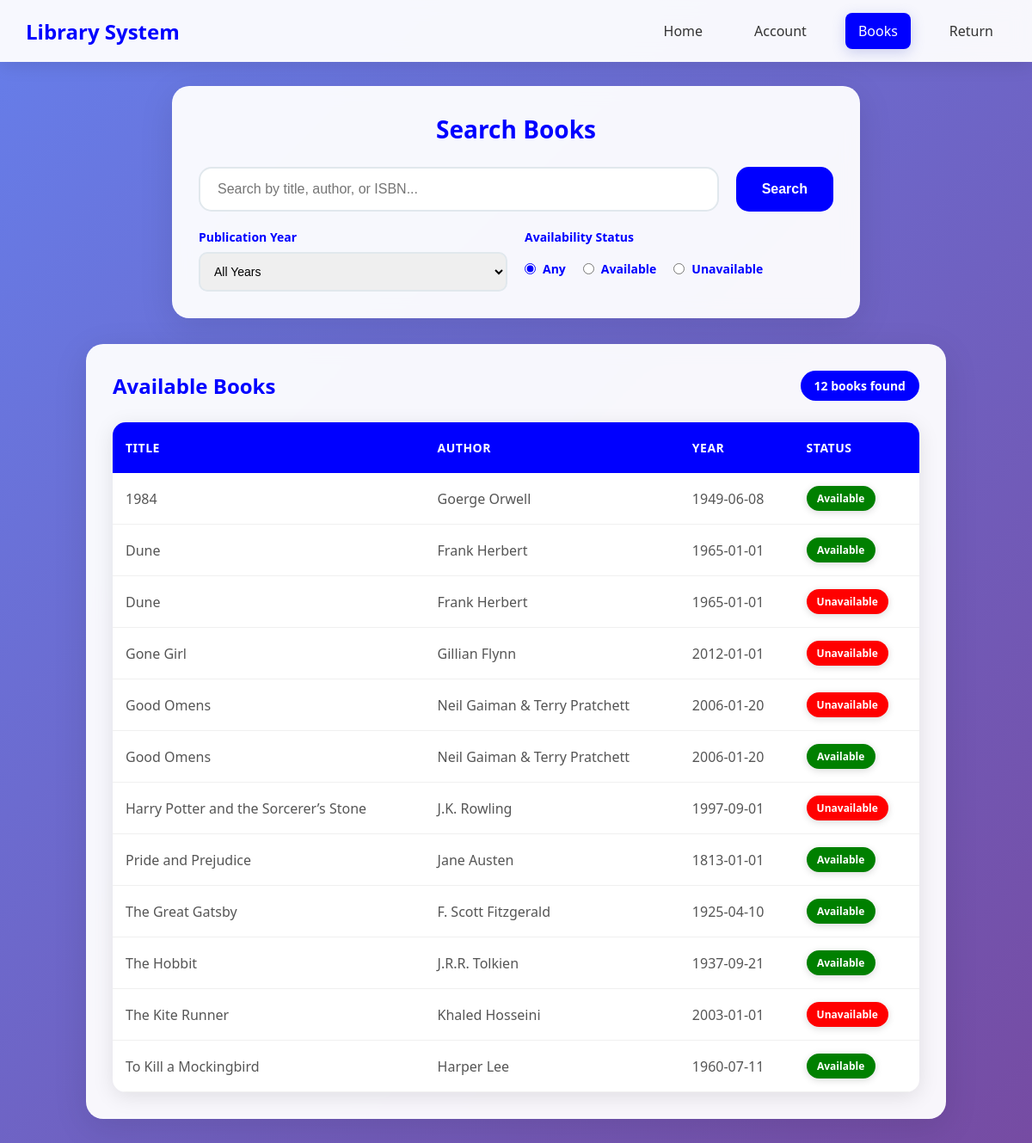
/student/bookList.php (signed in), run on the app's committed database.
### tables this page shows
CREATE TABLE `books` (
  `title` varchar(50) DEFAULT NULL,
  `author` varchar(59) DEFAULT NULL,
  `ISBN` varchar(50) NOT NULL,
  `publication_year` date DEFAULT NULL,
  `no_copies` int DEFAULT NULL,
  `shelf_loc` varchar(20) DEFAULT NULL,
  `book_cover` varchar(250) DEFAULT NULL,
  `genre` varchar(50) DEFAULT NULL,
  PRIMARY KEY (`ISBN`),
  UNIQUE KEY `ISBN` (`ISBN`)
);

### student/bookList.php (the view, shortened to what this page needs)
<?php
    include "../config/connection.php";
    $search_query = "";
    $availability_filter = "";
    $sql = "SELECT DISTINCT b.title, b.author, b.ISBN, b.publication_year,
                   COALESCE(bb.status, 'Available') as status
            FROM books b
            LEFT JOIN barrowed_books bb ON b.ISBN = bb.ISBN
            WHERE 1=1";
    $sql .= " ORDER BY b.title";
    $stmt = $conn->prepare($sql);
    $stmt->execute();
    $result = $stmt->get_result();
?>
<!DOCTYPE html>
<html lang="en">
<head>
</head>
<body>
    <header class="header">
        <div class="headerCont">
            <a href="#" class="logo"> Library System</a>
            <nav class="nav-links">
                <a href="index.php"> Home</a>
                <a href="accInfo.php"> Account</a>
                <a href="bookList.php" class="active"> Books</a>
                <a href="returnbooks.php"> Return</a>
            </nav>
        </div>
    </header>
    <main class="main-content">
        <div class="search-card">
            <h1> Search Books</h1>
            <form method="POST" class="search-form">
                <input type="text" name="search" class="search-input"
                       placeholder="Search by title, author, or ISBN..."
                       value="<?php echo htmlspecialchars($search_query); ?>">
                <button type="submit" class="search-btn"> Search</button>
            </form>
            <div class="filters-row">
                <div class="filter-group">
                    <label for="year"> Publication Year</label>
                    <select name="year" id="year">
                        <option value="">All Years</option>
                    </select>
                </div>
                <div class="filter-group">
                    <label> Availability Status</label>
                    <div class="radio-group">
                        <div class="radio-item">
                            <input type="radio" name="availability" value="" id="any"
                                   <?php echo ($availability_filter == '') ? 'checked' : ''; ?>>
                            <label for="any">Any</label>
                        </div>
                        <div class="radio-item">
                            <input type="radio" name="availability" value="Available" id="available"
                                   <?php echo ($availability_filter == 'Available') ? 'checked' : ''; ?>>
                            <label for="available">Available</label>
                        </div>
                        <div class="radio-item">
                            <input type="radio" name="availability" value="Unavailable" id="unavailable"
                                   <?php echo ($availability_filter == 'Unavailable') ? 'checked' : ''; ?>>
                            <label for="unavailable">Unavailable</label>
                        </div>
                    </div>
                </div>
            </div>
        </div>
        <div class="results-card">
            <div class="results-header">
                <h2> Available Books</h2>
                <div class="results-count">
                    <?php echo $result->num_rows; ?> books found
                </div>
            </div>
            <div class="table-wrapper">
                <table class="books-table">
                    <thead>
                        <tr>
                            <th> Title</th>
                            <th> Author</th>
                            <th> Year</th>
                            <th> Status</th>
                        </tr>
                    </thead>
                    <tbody>
                        <?php if ($result->num_rows > 0): ?>
                            <?php while ($book = $result->fetch_assoc()): ?>
                                <?php
                                    $status_class = 'status-available';
                                    $status = $book['status'];
                                    switch($status) {
                                        case 'Available':
                                        case 'Returned':
                                            $status_class = 'status-available';
                                            $display_status = 'Available';
                                            break;
                                        case 'Barrowed':
                                        case 'Overdue':
                                        case 'Lost':
                                            $status_class = 'status-unavailable';
                                            $display_status = 'Unavailable';
                                            break;
                                    }
                                ?>
                                <tr>
                                    <td><?php echo htmlspecialchars($book['title']); ?></td>
                                    <td><?php echo htmlspecialchars($book['author']); ?></td>
                                    <td><?php echo htmlspecialchars($book['publication_year']); ?></td>
                                    <td>
                                        <span class="status-badge <?php echo $status_class; ?>">
                                            <?php echo $display_status; ?>
                                        </span>
                                    </td>
                                </tr>
                            <?php endwhile; ?>
                        <?php endif; ?>
                    </tbody>
                </table>
            </div>
        </div>
    </main>
</body>
</html>

### student/bookList.php (style rules this page uses)
* { margin: 0; padding: 0; box-sizing: border-box; }
body { font-family: 'Segoe UI', Tahoma, Geneva, Verdana, sans-serif; background: linear-gradient(135deg, #667eea 0%, #764ba2 100%); min-height: 100vh; color: #333; }
.header { background: rgba(255, 255, 255, 0.95); backdrop-filter: blur(10px); box-shadow: 0 4px 20px rgba(0, 0, 0, 0.1); position: fixed; top: 0; left: 0; right: 0; z-index: 1000; }
.headerCont { display: flex; justify-content: space-between; align-items: center; padding: 15px 30px; max-width: 1200px; margin: 0 auto; }
.logo { font-size: 24px; font-weight: bold; color:blue; text-decoration: none; }
.nav-links { display: flex; gap: 30px; align-items: center; }
.nav-links a { text-decoration: none; color: #333; font-weight: 500; padding: 10px 15px; border-radius: 8px; transition: all 0.3s ease; }
.nav-links a.active { background: blue; color: white; box-shadow: 0 4px 15px rgba(94, 105, 206, 0.3); }
.main-content { padding-top: 100px; padding-bottom: 50px; display: flex; flex-direction: column; align-items: center; gap: 30px; padding-left: 20px; padding-right: 20px; }
.search-card { background: rgba(255, 255, 255, 0.95); backdrop-filter: blur(10px); border-radius: 20px; padding: 30px; box-shadow: 0 10px 40px rgba(0, 0, 0, 0.1); border: 1px solid rgba(255, 255, 255, 0.2); width: 100%; max-width: 800px; }
.search-card h1 { color:blue; margin-bottom: 25px; font-size: 28px; text-align: center; position: relative; }
.search-form { display: grid; grid-template-columns: 1fr auto; gap: 20px; margin-bottom: 20px; }
.search-input { padding: 15px 20px; border: 2px solid #e1e8ed; border-radius: 15px; font-size: 16px; transition: all 0.3s ease; }
.search-btn { background: blue; color: white; padding: 15px 30px; border: none; border-radius: 15px; font-size: 16px; font-weight: bold; cursor: pointer; transition: all 0.3s ease; }
.filters-row { display: grid; grid-template-columns: repeat(auto-fit, minmax(200px, 1fr)); gap: 20px; margin-top: 20px; }
.filter-group { display: flex; flex-direction: column; gap: 8px; }
.filter-group label { color:blue; font-weight: 600; font-size: 14px; }
.filter-group select { padding: 12px; border: 2px solid #e1e8ed; border-radius: 10px; font-size: 14px; transition: all 0.3s ease; }
.radio-group { display: flex; gap: 20px; margin-top: 10px; }
.radio-item { display: flex; align-items: center; gap: 8px; }
.radio-item input[type="radio"] { accent-color:blue ; }
.results-card { background: rgba(255, 255, 255, 0.95); backdrop-filter: blur(10px); border-radius: 20px; padding: 30px; box-shadow: 0 10px 40px rgba(0, 0, 0, 0.1); border: 1px solid rgba(255, 255, 255, 0.2); width: 100%; max-width: 1000px; }
.results-header { display: flex; justify-content: space-between; align-items: center; margin-bottom: 25px; }
.results-header h2 { color: blue; font-size: 24px; }
.results-count { background: blue; color: white; padding: 8px 16px; border-radius: 20px; font-size: 14px; font-weight: bold; }
.table-wrapper { background: white; border-radius: 15px; overflow: hidden; box-shadow: 0 5px 25px rgba(0, 0, 0, 0.1); }
.books-table { width: 100%; border-collapse: collapse; }
.books-table thead { background: blue; }
.books-table thead th { color: white; padding: 20px 15px; text-align: left; font-weight: 600; font-size: 14px; text-transform: uppercase; letter-spacing: 0.5px; }
.books-table tbody tr { border-bottom: 1px solid #f0f0f0; transition: all 0.3s ease; }
.books-table tbody td { padding: 15px; color: #555; vertical-align: middle; }
.status-badge { padding: 6px 12px; border-radius: 20px; font-weight: bold; font-size: 12px; text-align: center; display: inline-block; min-width: 80px; box-shadow: 0 2px 8px rgba(0, 0, 0, 0.15); }
.status-available { background: green; color: white; }
.status-unavailable { background: red; color: white; }
.search-card, .results-card { animation: fadeInUp 0.6s ease-out; }
.results-card { animation-delay: 0.1s; }

### data on the page
books: title "1984", author "Goerge Orwell", publication_year "1949-06-08", display_status "Available"
books: title "Dune", author "Frank Herbert", publication_year "1965-01-01", display_status "Available", display_status "Unavailable"
books: title "Gone Girl", author "Gillian Flynn", publication_year "2012-01-01", display_status "Unavailable"
books: title "Good Omens", author "Neil Gaiman & Terry Pratchett", publication_year "2006-01-20", display_status "Unavailable", display_status "Available"
books: title "Harry Potter and the Sorcerer’s Stone", author "J.K. Rowling", publication_year "1997-09-01", display_status "Unavailable"
books: title "Pride and Prejudice", author "Jane Austen", publication_year "1813-01-01", display_status "Available"
books: title "The Great Gatsby", author "F. Scott Fitzgerald", publication_year "1925-04-10", display_status "Available"
books: title "The Hobbit", author "J.R.R. Tolkien", publication_year "1937-09-21", display_status "Available"
books: title "The Kite Runner", author "Khaled Hosseini", publication_year "2003-01-01", display_status "Unavailable"
books: title "To Kill a Mockingbird", author "Harper Lee", publication_year "1960-07-11", display_status "Available"

### other printed values
$result->num_rows "12"
